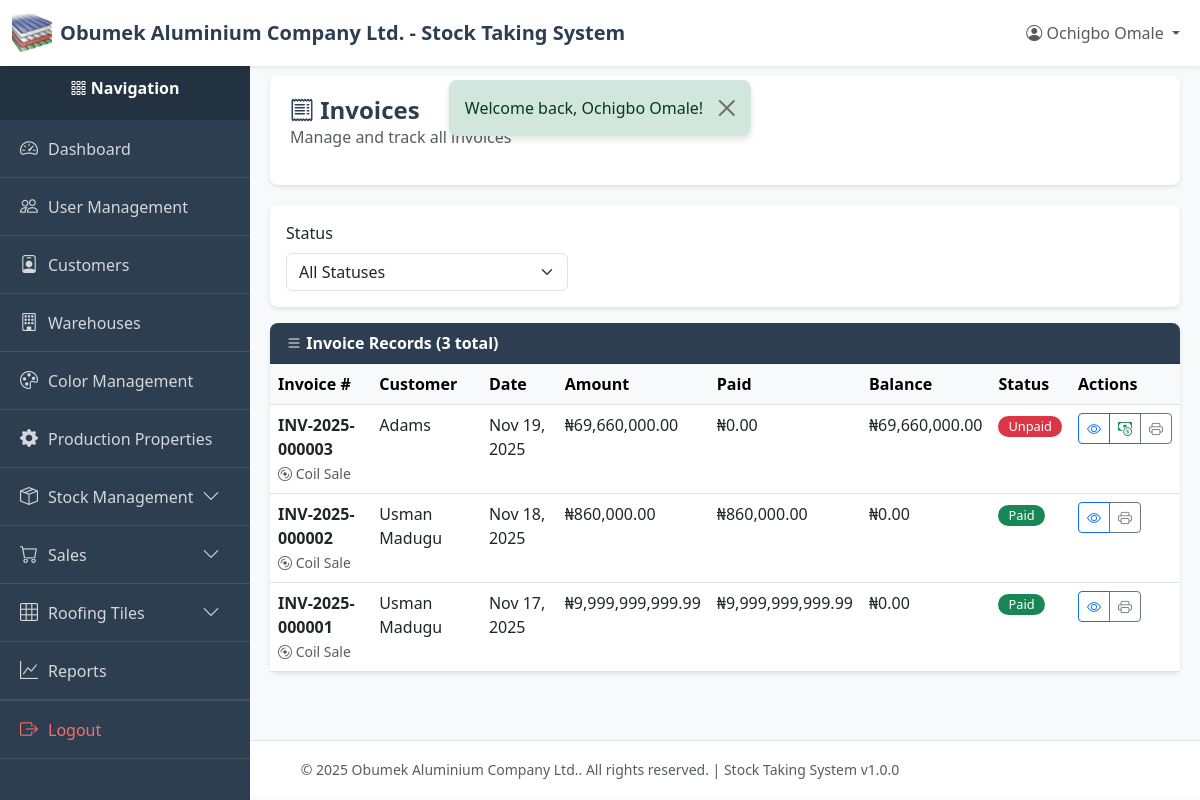
Page /index.php?page=invoices (signed in) on the earlier database version.
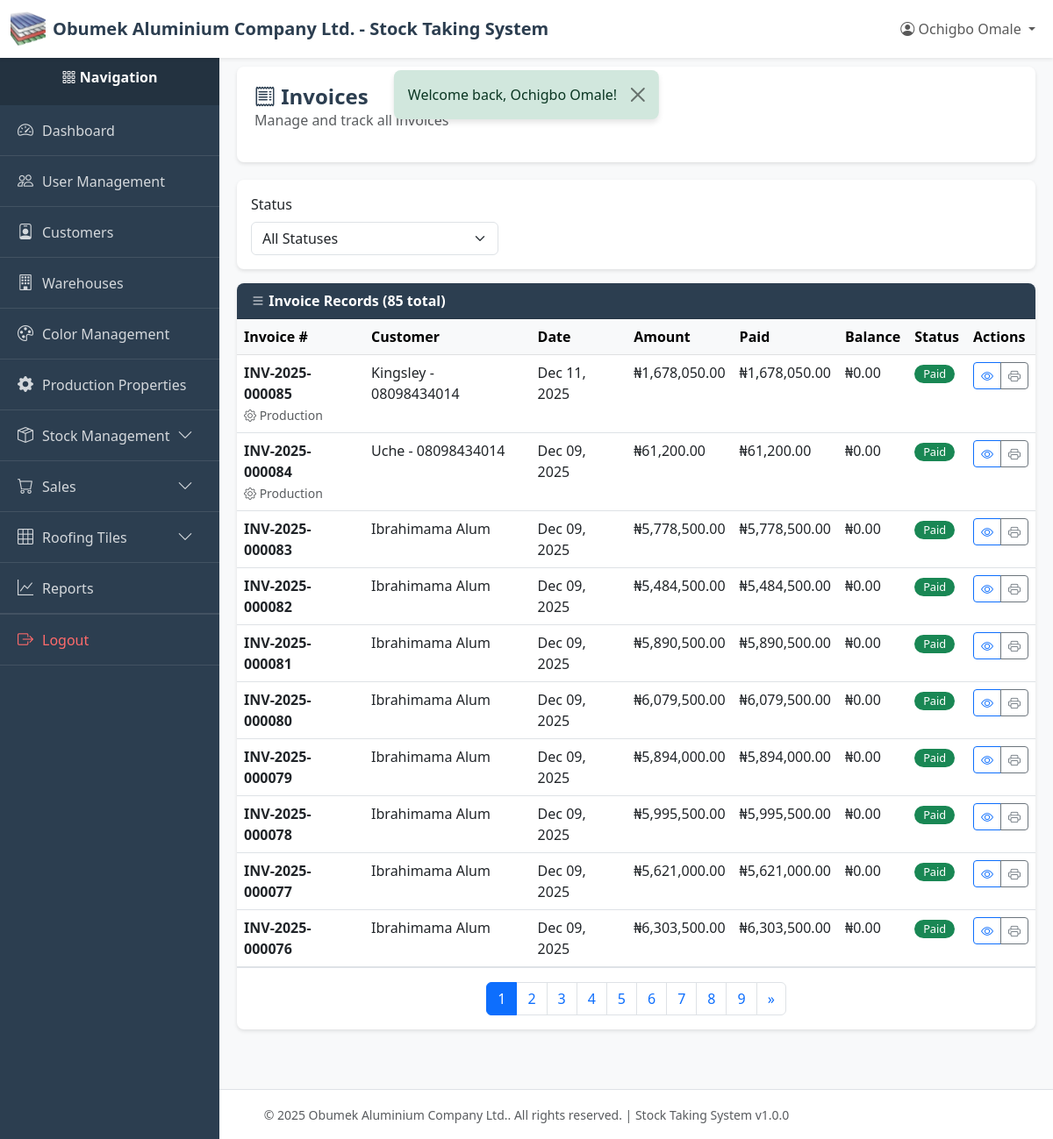
Same page on the later database version.
### tables this page shows
CREATE TABLE `invoices` (
  `id` int(11) NOT NULL,
  `sale_id` int(11) DEFAULT NULL,
  `sale_type` enum('coil_sale','tile_sale','production') DEFAULT NULL,
  `sale_reference_id` int(11) DEFAULT NULL,
  `production_id` int(11) DEFAULT NULL,
  `invoice_number` varchar(50) NOT NULL,
  `invoice_shape` longtext NOT NULL COMMENT 'Complete invoice data structure' CHECK (json_valid(`invoice_shape`)),
  `subtotal` decimal(15,2) NOT NULL DEFAULT 0.00,
  `tax_type` enum('fixed','percentage') NOT NULL DEFAULT 'fixed',
  `tax_value` decimal(15,2) DEFAULT 0.00,
  `tax_amount` decimal(15,2) DEFAULT 0.00,
  `discount_type` enum('fixed','percentage') NOT NULL DEFAULT 'fixed',
  `discount_value` decimal(15,2) DEFAULT 0.00,
  `discount_amount` decimal(15,2) DEFAULT 0.00,
  `total` decimal(15,2) NOT NULL,
  `tax` decimal(15,2) DEFAULT 0.00,
  `other_charges` decimal(15,2) DEFAULT 0.00,
  `paid_amount` decimal(15,2) DEFAULT 0.00,
  `shipping` decimal(15,2) DEFAULT 0.00,
  `status` enum('unpaid','partial','paid','cancelled') DEFAULT 'unpaid',
  `created_at` timestamp NOT NULL DEFAULT current_timestamp(),
  `updated_at` timestamp NULL DEFAULT NULL ON UPDATE current_timestamp(),
  `immutable_hash` varchar(64) NOT NULL
);

### index.php (called while the page is built, shortened)
<?php
require_once __DIR__ . '/controllers/routes.php';

### config/db.php (called while the page is built, shortened)
<?php
class Database {
    private static $instance = null;
    private $connection;
    private $host = 'localhost';
    private $db_name = 'obumuvcg_stockdb';
    private $username = 'root';
    private $password = '';
    private $charset = 'utf8mb4';
    private function __construct() {
        try {
            $dsn = "mysql:host={$this->host};dbname={$this->db_name};charset={$this->charset}";
            $options = [
                PDO::ATTR_ERRMODE            => PDO::ERRMODE_EXCEPTION,
                PDO::ATTR_DEFAULT_FETCH_MODE => PDO::FETCH_ASSOC,
                PDO::ATTR_EMULATE_PREPARES   => false,
            ];
            $this->connection = new PDO($dsn, $this->username, $this->password, $options);
        } catch (PDOException $e) {
            error_log("Database Connection Error: " . $e->getMessage());
            die("Database connection failed. Please contact the administrator.");
        }
    }
    public static function getInstance() {
        if (self::$instance === null) {
            self::$instance = new self();
        }
        return self::$instance;
    }
    public function getConnection() {
        return $this->connection;
    }
}

### models/invoice.php (called while the page is built, shortened)
<?php
require_once __DIR__ . '/../config/db.php';
class Invoice
{
    private $db;
    private $table = 'invoices';
    public function __construct()
    {
        $this->db = Database::getInstance()->getConnection();
    }
    public function getAll($limit = 10, $offset = 0, $status = '')
    {
        $sql = "SELECT i.* FROM {$this->table} i WHERE 1=1";
        $sql .= ' ORDER BY i.created_at DESC LIMIT :limit OFFSET :offset';
        $stmt = $this->db->prepare($sql);
        $stmt->bindValue(':limit', (int) $limit, PDO::PARAM_INT);
        $stmt->bindValue(':offset', (int) $offset, PDO::PARAM_INT);
        $stmt->execute();
        $results = $stmt->fetchAll();
        foreach ($results as &$row) {
            if (isset($row['invoice_shape'])) {
                $invoiceData = json_decode($row['invoice_shape'], true);
            } else {
                $row['customer_name'] = 'N/A';
                $row['customer_phone'] = '';
                $row['sale_reference'] = 'N/A';
                $row['invoice_shape'] = [];
            }
        }
        return $results;
    }
    public function count($status = '')
    {
        $sql = "SELECT COUNT(*) as total FROM {$this->table}";
        $params = [];
        $stmt = $this->db->prepare($sql);
        $stmt->execute($params);
        $result = $stmt->fetch();
        return (int) $result['total'];
    }
}

### views/invoices/index.php (the view, shortened to what the changed rows need)
<?php
require_once __DIR__ . '/../../config/db.php';
require_once __DIR__ . '/../../models/invoice.php';
$currentPage = isset($_GET['page_num']) ? max(1, (int) $_GET['page_num']) : 1;
$statusFilter = isset($_GET['status']) ? trim($_GET['status']) : '';
try {
    $invoiceModel = new Invoice();
    $limit = RECORDS_PER_PAGE;
    $offset = ($currentPage - 1) * $limit;
    $invoices = $invoiceModel->getAll($limit, $offset, $statusFilter);
    $totalInvoices = $invoiceModel->count($statusFilter);
} catch (Exception $e) {
    error_log('Error initializing invoice data: ' . $e->getMessage());
    $invoices = [];
    $totalInvoices = 0;
}
$totalPages = ceil($totalInvoices / $limit);
$paginationData = [
    'currentPage' => $currentPage,
    'totalPages' => $totalPages,
    'hasPrevious' => $currentPage > 1,
    'hasNext' => $currentPage < $totalPages,
    'previousPage' => $currentPage > 1 ? $currentPage - 1 : 1,
    'nextPage' => $currentPage < $totalPages ? $currentPage + 1 : $totalPages,
];
require_once __DIR__ . '/../../layout/header.php';
require_once __DIR__ . '/../../layout/sidebar.php';
?>
<div class="content-wrapper">
    <div class="page-header">
        <div class="d-flex justify-content-between align-items-center">
            <div>
                <h1 class="page-title">
                    <i class="bi bi-receipt"></i> Invoices
                </h1>
                <p class="text-muted">Manage and track all invoices</p>
            </div>
        </div>
    </div>
    <div class="card mb-3">
        <div class="card-body">
            <form method="GET" action="/new-stock-system/index.php" class="row g-3">
                <div class="col-md-4">
                    <label class="form-label">Status</label>
                    <select name="status" class="form-select" onchange="this.form.submit()">
                        <option value="">All Statuses</option>
                    </select>
                </div>
            </form>
        </div>
    </div>
    <div class="card">
        <div class="card-header">
            <div class="d-flex justify-content-between align-items-center">
                <div>
                    <i class="bi bi-list"></i> Invoice Records (<?= $totalInvoices ?> total)
                </div>
            </div>
        </div>
        <div class="card-body p-0">
            <?php if (empty($invoices)): ?>
            <div class="alert alert-info m-3">
                <i class="bi bi-info-circle"></i> No invoices found.
            </div>
            <?php
                else: ?>
            <div class="table-responsive">
                <table class="table table-hover mb-0">
                    <thead class="table-light">
                        <tr>
                            <th>Invoice #</th>
                            <th>Customer</th>
                            <th>Date</th>
                            <th>Amount</th>
                            <th>Paid</th>
                            <th>Balance</th>
                            <th>Status</th>
                            <th>Actions</th>
                        </tr>
                    </thead>
                    <tbody>
                        <?php foreach ($invoices as $invoice):
                            $invoiceData = is_array($invoice['invoice_shape'])
                                ? $invoice['invoice_shape']
                                : (is_string($invoice['invoice_shape'])
                                    ? json_decode($invoice['invoice_shape'], true)
                                    : []);
                            $totalAmount = $invoice['total'] ?? ($invoice['total_amount'] ?? 0);
                            $paidAmount = $invoice['paid_amount'] ?? 0;
                            $balance = $totalAmount - $paidAmount;
                            $isPaid = $balance <= 0;
                            $isPartial = !$isPaid && $paidAmount > 0;
                            $statusClass = $isPaid
                                ? 'success'
                                : ($isPartial
                                    ? 'warning'
                                    : 'danger');
                            ?>
                        <tr>
                           <td>
    <strong><?= htmlspecialchars($invoice['invoice_number']) ?></strong>
    <?php if ($invoice['production_id']): ?>
    <br><small class="text-muted"><i class="bi bi-gear"></i> Production</small>
    <?php elseif ($invoice['sale_type'] === 'tile_sale'): ?>
    <br><small class="text-muted"><i class="bi bi-grid-3x3"></i> Tile Sale</small>
    <?php elseif ($invoice['sale_type'] === 'coil_sale'): ?>
    <br><small class="text-muted"><i class="bi bi-disc"></i> Coil Sale</small>
    <?php endif; ?>
</td>
                            <td><?= htmlspecialchars(
                                $invoiceData['customer']['name'] ?? 'N/A',
                            ) ?></td>
                            <td><?= date('M d, Y', strtotime($invoice['created_at'])) ?></td>
                            <td>₦<?= number_format($totalAmount, 2) ?></td>
                            <td>₦<?= number_format($invoice['paid_amount'], 2) ?></td>
                            <td>₦<?= number_format($balance, 2) ?></td>
                            <td>
                                <span class="badge bg-<?= $statusClass ?> payment-status">
                                    <?= $isPaid ? 'Paid' : ($isPartial ? 'Partial' : 'Unpaid') ?>
                                </span>
                            </td>
                            <td>
                                <div class="btn-group">
                                    <a href="/new-stock-system/index.php?page=invoice_view&id=<?= $invoice[
                                        'id'
                                    ] ?>"
                                       class="btn btn-sm btn-outline-primary"
                                       title="View Invoice">
                                        <i class="bi bi-eye"></i>
                                    </a>
                                    <?php if (!$isPaid): ?>
                                    <button type="button"
                                            class="btn btn-sm btn-outline-success trigger-payment"
                                            data-invoice-id="<?= $invoice['id'] ?>"
                                            title="Record Payment">
                                        <i class="bi bi-cash-coin"></i>
                                    </button>
                                    <?php endif; ?>
                                    <a href="/new-stock-system/views/invoices/print_view.php?page=invoice_print&id=<?= $invoice[
                                        'id'
                                    ] ?>"
                                       class="btn btn-sm btn-outline-secondary"
                                       target="_blank"
                                       title="Print Invoice">
                                        <i class="bi bi-printer"></i>
                                    </a>
                                </div>
                            </td>
                        </tr>
                        <?php
                        endforeach; ?>
                    </tbody>
                </table>
            </div>
            <?php if ($paginationData['totalPages'] > 1): ?>
            <div class="p-3 border-top">
                <nav aria-label="Page navigation">
                    <ul class="pagination justify-content-center mb-0">
                        <?php for ($i = 1; $i <= $paginationData['totalPages']; $i++): ?>
                        <li class="page-item <?= $i === $paginationData['currentPage']
                            ? 'active'
                            : '' ?>">
                            <a class="page-link" href="?page=invoices&page_num=<?= $i .
                                ($statusFilter ? '&status=' . urlencode($statusFilter) : '') ?>" <?= $i === $paginationData['currentPage'] ? 'style="pointer-events: none;"' : '' ?>>
                                <?= $i ?>
                            </a>
                        </li>
                        <?php endfor; ?>
                        <?php if (
                            $paginationData['currentPage'] < $paginationData['totalPages']
                        ): ?>
                        <li class="page-item">
                            <a class="page-link" href="?page=invoices&page_num=<?= $paginationData['nextPage'] .
                                ($statusFilter ? '&status=' . urlencode($statusFilter) : '') ?>" aria-label="Next">
                                <span aria-hidden="true">&raquo;</span>
                            </a>
                        </li>
                        <?php endif; ?>
                    </ul>
                </nav>
            </div>
            <?php endif; ?>
            <?php endif; ?>
        </div>
    </div>
</div>
<?php require_once __DIR__ . '/../../layout/footer.php'; ?>

Differences in the rows shown:
no longer on this page (row edited): invoices: invoice_number "INV-2025-000003", sale_type "coil_sale" (drawn), name "Adams", created_at "Nov 19, 2025", total "69,660,000.00", paid_amount "0.00", balance "69,660,000.00", shows "Unpaid"
no longer on this page (row unchanged): invoices: invoice_number "INV-2025-000002", sale_type "coil_sale" (drawn), name "Usman Madugu", created_at "Nov 18, 2025", total "860,000.00", paid_amount "860,000.00", balance "0.00", shows "Paid"
no longer on this page (row unchanged): invoices: invoice_number "INV-2025-000001", sale_type "coil_sale" (drawn), name "Usman Madugu", created_at "Nov 17, 2025", total "9,999,999,999.99", paid_amount "9,999,999,999.99", balance "0.00", shows "Paid"
added invoices: invoice_number "INV-2025-000085", shows "Production", name "Kingsley - 08098434014", created_at "Dec 11, 2025", total "1,678,050.00", paid_amount "1,678,050.00", balance "0.00", shows "Paid"
added invoices: invoice_number "INV-2025-000084", shows "Production", name "Uche - 08098434014", created_at "Dec 09, 2025", total "61,200.00", paid_amount "61,200.00", balance "0.00", shows "Paid"
added invoices: invoice_number "INV-2025-000083", name "Ibrahimama Alum", created_at "Dec 09, 2025", total "5,778,500.00", paid_amount "5,778,500.00", balance "0.00", shows "Paid"
added invoices: invoice_number "INV-2025-000082", name "Ibrahimama Alum", created_at "Dec 09, 2025", total "5,484,500.00", paid_amount "5,484,500.00", balance "0.00", shows "Paid"
added invoices: invoice_number "INV-2025-000081", name "Ibrahimama Alum", created_at "Dec 09, 2025", total "5,890,500.00", paid_amount "5,890,500.00", balance "0.00", shows "Paid"
added invoices: invoice_number "INV-2025-000080", name "Ibrahimama Alum", created_at "Dec 09, 2025", total "6,079,500.00", paid_amount "6,079,500.00", balance "0.00", shows "Paid"
added invoices: invoice_number "INV-2025-000079", name "Ibrahimama Alum", created_at "Dec 09, 2025", total "5,894,000.00", paid_amount "5,894,000.00", balance "0.00", shows "Paid"
added invoices: invoice_number "INV-2025-000078", name "Ibrahimama Alum", created_at "Dec 09, 2025", total "5,995,500.00", paid_amount "5,995,500.00", balance "0.00", shows "Paid"
added invoices: invoice_number "INV-2025-000077", name "Ibrahimama Alum", created_at "Dec 09, 2025", total "5,621,000.00", paid_amount "5,621,000.00", balance "0.00", shows "Paid"
added invoices: invoice_number "INV-2025-000076", name "Ibrahimama Alum", created_at "Dec 09, 2025", total "6,303,500.00", paid_amount "6,303,500.00", balance "0.00", shows "Paid"
Other differences:
$totalInvoices: "3" → "85"
new list line: "1"
new list line: "2"
new list line: "3"
new list line: "4"
new list line: "5"
new list line: "6"
new list line: "7"
new list line: "8"
new list line: "9"
